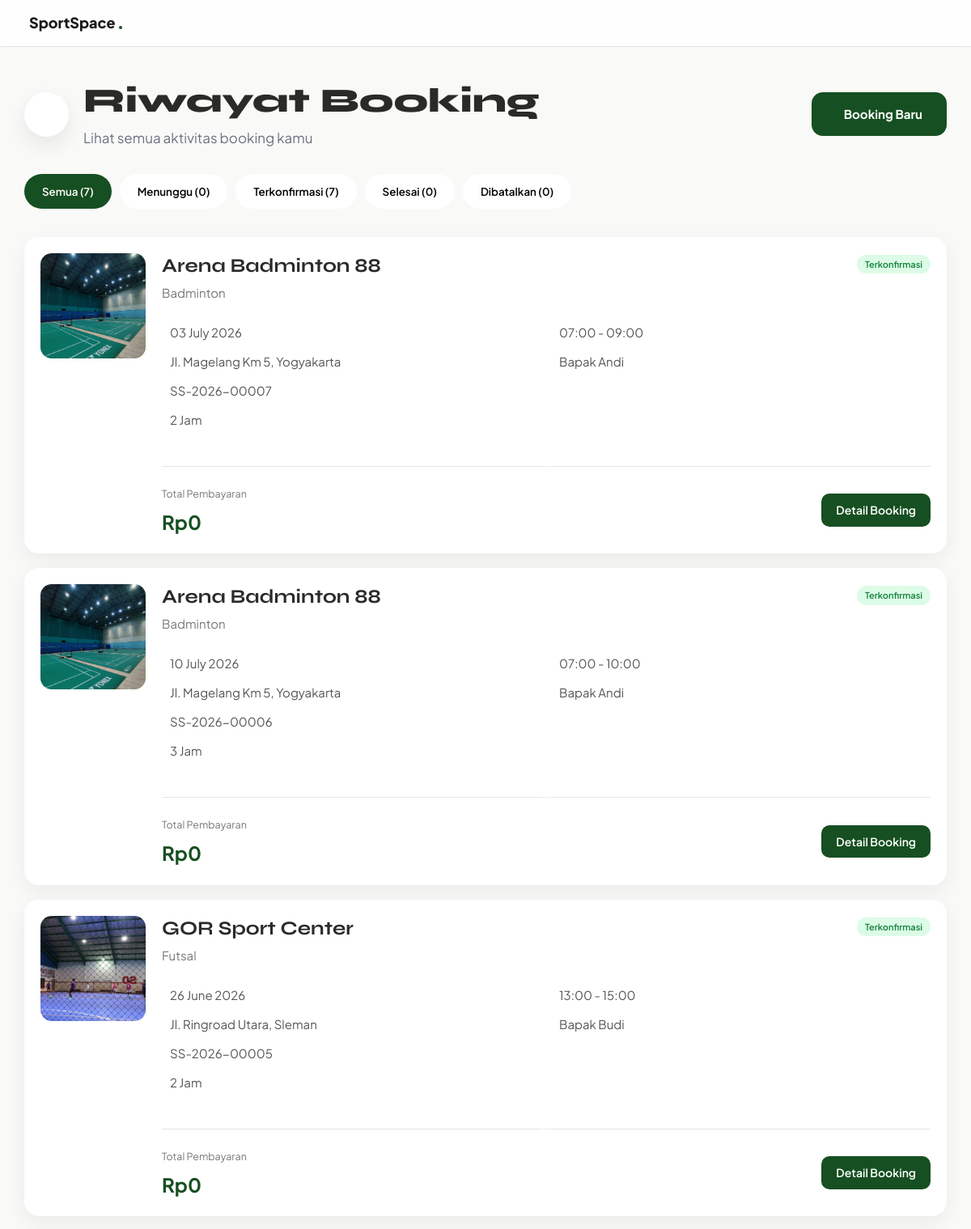
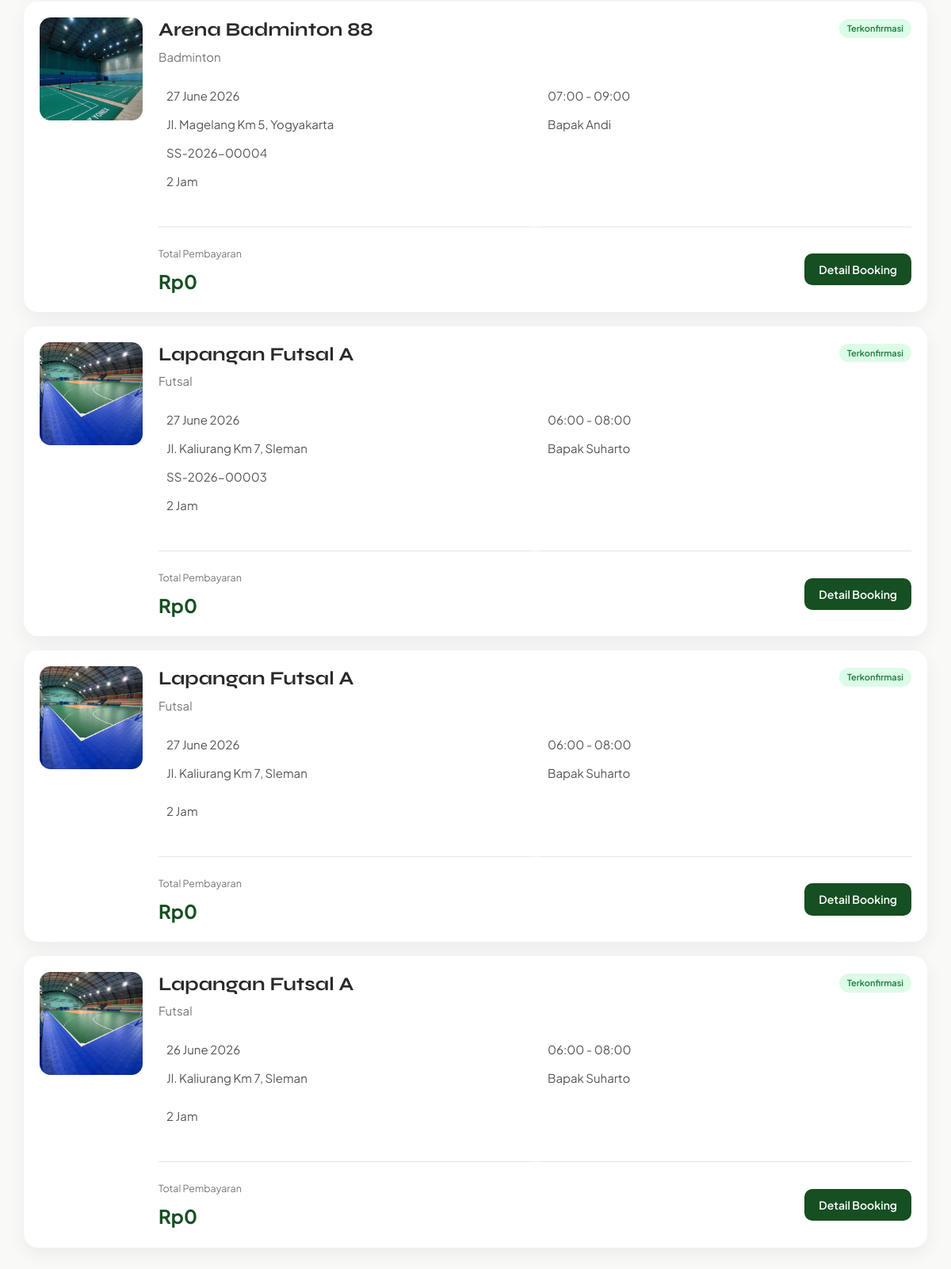
The app's page /riwayat.php (signed in) with its own data (2 pictures, top to bottom).
### tables this page shows
CREATE TABLE `booking` (
  `booking_id` int(11) NOT NULL,
  `user_id` int(11) NOT NULL,
  `field_id` int(11) NOT NULL,
  `tanggal` date NOT NULL,
  `jam_mulai` time NOT NULL,
  `jam_selesai` time NOT NULL,
  `status` enum('tertunda','terkonfirmasi','ditolak','dibatalkan','selesai') NOT NULL DEFAULT 'tertunda',
  `created_at` timestamp NOT NULL DEFAULT current_timestamp(),
  `booking_code` varchar(20) DEFAULT NULL,
  `metode_pembayaran` varchar(30) DEFAULT NULL,
  `bank` varchar(30) DEFAULT NULL,
  `total` decimal(12,2) NOT NULL
);

CREATE TABLE `fields` (
  `field_id` int(11) NOT NULL,
  `owner_id` int(11) DEFAULT NULL,
  `nama_lapangan` varchar(100) NOT NULL,
  `jenis` varchar(50) NOT NULL,
  `harga` decimal(10,2) NOT NULL,
  `status` enum('tersedia','penuh') NOT NULL DEFAULT 'tersedia',
  `lokasi` varchar(255) DEFAULT NULL,
  `gambar` varchar(255) DEFAULT NULL,
  `deskripsi` text DEFAULT NULL,
  `owner_name` varchar(100) DEFAULT NULL,
  `owner_phone` varchar(20) DEFAULT NULL,
  `owner_address` varchar(255) DEFAULT NULL,
  `jam_operasional` varchar(50) DEFAULT NULL,
  `kapasitas` int(11) DEFAULT NULL,
  `jenis_lantai` varchar(50) DEFAULT NULL,
  `fasilitas` text DEFAULT NULL,
  `maps_link` text DEFAULT NULL,
  `google_maps_url` text DEFAULT NULL,
  `verifikasi` enum('pending','diterima','ditolak') NOT NULL DEFAULT 'pending',
  `durasi_slot` int(11) NOT NULL DEFAULT 1,
  `hari_libur` text DEFAULT NULL,
  `aktif` enum('aktif','nonaktif') NOT NULL
);

### riwayat.php (the view, shortened to what this page needs)
<?php
include "config.php";
$user_id = $_SESSION['user_id'];
$totalBooking = mysqli_fetch_assoc(mysqli_query($conn, "
SELECT COUNT(*) total
FROM booking
WHERE user_id='$user_id'
"))['total'];
$totalMenunggu = mysqli_fetch_assoc(mysqli_query($conn, "
SELECT COUNT(*) total
FROM booking
WHERE user_id='$user_id'
AND (
status='menunggu konfirmasi'
OR status='tertunda'
)
"))['total'];
$totalKonfirmasi = mysqli_fetch_assoc(mysqli_query($conn, "
SELECT COUNT(*) total
FROM booking
WHERE user_id='$user_id'
AND status='terkonfirmasi'
"))['total'];
$totalSelesai = mysqli_fetch_assoc(mysqli_query($conn, "
SELECT COUNT(*) total
FROM booking
WHERE user_id='$user_id'
AND status='selesai'
"))['total'];
$totalBatal = mysqli_fetch_assoc(mysqli_query($conn, "
SELECT COUNT(*) total
FROM booking
WHERE user_id='$user_id'
AND status='dibatalkan'
"))['total'];
$query = mysqli_query($conn, "
SELECT
b.*,
f.nama_lapangan,
f.jenis,
f.gambar,
f.lokasi,
f.owner_name
FROM booking b
JOIN fields f
ON b.field_id=f.field_id
WHERE b.user_id='$user_id'
ORDER BY b.booking_id DESC
");
?>
<!DOCTYPE html>
<html lang="id">
<head>
 <link rel="stylesheet" href="https://cdn.jsdelivr.net/npm/@tabler/icons-webfont@3.31.0/dist/tabler-icons.min.css">
  <link rel="stylesheet" href="riwayat.css?v=<?= time(); ?>">
  <link rel="stylesheet" href="index.css">
</head>
<body>
  <nav class="navbar">
    <div class="navbar-brand">
      <span>SportSpace</span>
      <div class="dot"></div>
    </div>
  </nav>
  <div class="container">
    <div class="history-header">
      <div class="left-header">
        <a href="index.php" class="back-btn">
        </a>
        <div class="title-area">
          <h1>Riwayat Booking</h1>
          <p>
            Lihat semua aktivitas booking kamu
          </p>
        </div>
      </div>
      <a href="index.php" class="booking-btn">
        Booking Baru
      </a>
    </div>
    <div class="toolbar">
      <div class="filter">
        <button class="active" data-filter="semua">
          Semua
          (<?= $totalBooking ?>)
        </button>
        <button data-filter="menunggu">
          Menunggu
          (<?= $totalMenunggu ?>)
        </button>
        <button data-filter="terkonfirmasi">
          Terkonfirmasi
          (<?= $totalKonfirmasi ?>)
        </button>
        <button data-filter="selesai">
          Selesai
          (<?= $totalSelesai ?>)
        </button>
        <button data-filter="dibatalkan">
          Dibatalkan
          (<?= $totalBatal ?>)
        </button>
      </div>
    </div>
    <div class="booking-list">
      <?php
      if (mysqli_num_rows($query) == 0) {
        ?>
        <div class="empty">
          <i class="ti ti-calendar-off"></i>
          <h2>Belum Ada Booking</h2>
          <p>Yuk booking lapangan favoritmu.</p>
          <a href="index.php">Booking Sekarang</a>
        </div>
        <?php
      } else {
        while ($row = mysqli_fetch_assoc($query)) {
          $status = strtolower($row['status']);
          $durasi = (strtotime($row['jam_selesai']) - strtotime($row['jam_mulai'])) / 3600;
          if ($status == "menunggu konfirmasi" || $status == "tertunda") {
            $badge = "warning";
          } elseif ($status == "terkonfirmasi") {
            $badge = "success";
          } elseif ($status == "selesai") {
            $badge = "primary";
          } else {
            $badge = "danger";
          }
          ?>
          <div class="booking-card" data-status="<?= $status ?>" data-name="<?= strtolower($row['nama_lapangan']); ?>">
            <div class="booking-image">
              <img src="<?= $row['gambar']; ?>" alt="<?= $row['nama_lapangan']; ?>">
            </div>
            <div class="booking-content">
              <div class="booking-top">
                <div>
                  <h2><?= $row['nama_lapangan']; ?></h2>
                  <span class="jenis">
                    <?= $row['jenis']; ?>
                  </span>
                </div>
                <div class="right">
                  <span class="badge <?= $badge ?>">
                    <?= ucfirst($row['status']); ?>
                  </span>
                </div>
              </div>
              <div class="booking-info">
                <div>
                  <?= date("d F Y", strtotime($row['tanggal'])) ?>
                </div>
                <div>
                  <?= substr($row['jam_mulai'], 0, 5) ?>
                  -
                  <?= substr($row['jam_selesai'], 0, 5) ?>
                </div>
                <div>
                  <?= $row['lokasi']; ?>
                </div>
                <div>
                  <?= $row['owner_name']; ?>
                </div>
                <div>
                  <?= $row['booking_code']; ?>
                </div>
                <div>
                </div>
                <div>
                  <?= $durasi ?> Jam
                </div>
              </div>
              <div class="divider"></div>
              <div class="booking-footer">
                <div class="footer-price">
                  <small>Total Pembayaran</small>
                  <h4>
                    Rp<?= number_format($row['total'], 0, ',', '.') ?>
                  </h4>
                </div>
                <div class="footer-action">
                  <a href="invoice.php?id=<?= $row['booking_id']; ?>&from=riwayat" class="btn btn-detail">
                    Detail Booking
                  </a>
                </div>
              </div>
            </div>
          </div>
          <?php
        }
      }
      ?>
    </div>
  </div>
</body>
</html>

### riwayat.css (style rules this page uses)
* { margin:0; padding:0; box-sizing:border-box; font-family:'Plus Jakarta Sans',sans-serif; }
body { background:#f5f6fa; color:#1f2937; }
.container { width:1200px; max-width:95%; margin:40px auto; }
.history-header { display:flex; justify-content:space-between; align-items:center; margin-bottom:30px; }
.left-header { display:flex; align-items:center; gap:18px; }
.back-btn { width:55px; height:55px; border-radius:50%; background:#fff; display:flex; justify-content:center; align-items:center; text-decoration:none; color:#111827; font-size:26px; box-shadow:0 10px 25px rgba(0,0,0,.08); transition:.3s; }
.title-area h1 { font-size:42px; font-weight:800; margin-bottom:5px; }
.title-area p { color:#6b7280; font-size:17px; }
.booking-btn { background:#164f21; color:white; padding:15px 30px; border-radius:14px; display:flex; align-items:center; gap:10px; text-decoration:none; font-weight:700; transition:.3s; }
.toolbar { display:flex; justify-content:space-between; align-items:center; margin-bottom:35px; flex-wrap:wrap; gap:20px; }
.filter { display:flex; gap:10px; flex-wrap:wrap; }
.filter button { border:none; padding:13px 22px; background:white; border-radius:30px; cursor:pointer; font-weight:600; transition:.25s; }
.filter button.active { background:#164f21; color:white; }
.booking-list { display:flex; flex-direction:column; gap:18px; }
.booking-card { background:#fff; border-radius:18px; padding:20px; display:flex; gap:20px; box-shadow:0 8px 25px rgba(0,0,0,.06); transition:.25s; }
.booking-image { width:130px; height:130px; flex-shrink:0; }
.booking-image img { width:100%; height:100%; object-fit:cover; border-radius:14px; }
.booking-content { flex:1; display:flex; flex-direction:column; }
.booking-top { display:flex; justify-content:space-between; align-items:flex-start; }
.booking-top h2 { font-size:24px; font-weight:700; }
.jenis { color:#777; margin-top:6px; display:block; }
.right { text-align:right; }
.badge { display:inline-flex; align-items:center; justify-content:center; padding:8px 16px; border-radius:30px; font-size:13px; font-weight:700; }
.success { background:#DCFCE7; color:#15803D; }
.booking-info { display:grid; grid-template-columns:repeat(2,1fr); gap:12px; margin:25px 0; }
.booking-info div { display:flex; align-items:center; gap:10px; color:#555; }
.divider { height:1px; background:#eee; margin:10px 0 18px; }
.booking-footer { display:flex; justify-content:space-between; align-items:center; }
.footer-price small { color:#777; }
.footer-price h4 { color:#164f21; font-size:24px; margin-top:5px; }
.footer-action { display:flex; gap:10px; }
.btn { padding:11px 20px; border-radius:10px; text-decoration:none; font-weight:600; transition:.25s; }
.btn-detail { background:#164f21; color:white; }

### records on screen
booking: field.gambar (picture), field.nama_lapangan "Arena Badminton 88", field.jenis "Badminton", status "Terkonfirmasi", tanggal "03 July 2026", jam_mulai "07:00", jam_selesai "09:00", field.lokasi "Jl. Magelang Km 5, Yogyakarta", field.owner_name "Bapak Andi", booking_code "SS-2026-00007", durasi "2", total "0"
booking: field.gambar (picture), field.nama_lapangan "Arena Badminton 88", field.jenis "Badminton", status "Terkonfirmasi", tanggal "10 July 2026", jam_mulai "07:00", jam_selesai "10:00", field.lokasi "Jl. Magelang Km 5, Yogyakarta", field.owner_name "Bapak Andi", booking_code "SS-2026-00006", durasi "3", total "0"
booking: field.gambar (picture), field.nama_lapangan "GOR Sport Center", field.jenis "Futsal", status "Terkonfirmasi", tanggal "26 June 2026", jam_mulai "13:00", jam_selesai "15:00", field.lokasi "Jl. Ringroad Utara, Sleman", field.owner_name "Bapak Budi", booking_code "SS-2026-00005", durasi "2", total "0"
booking: field.gambar (picture), field.nama_lapangan "Arena Badminton 88", field.jenis "Badminton", status "Terkonfirmasi", tanggal "27 June 2026", jam_mulai "07:00", jam_selesai "09:00", field.lokasi "Jl. Magelang Km 5, Yogyakarta", field.owner_name "Bapak Andi", booking_code "SS-2026-00004", durasi "2", total "0"
booking: field.gambar (picture), field.nama_lapangan "Lapangan Futsal A", field.jenis "Futsal", status "Terkonfirmasi", tanggal "27 June 2026", jam_mulai "06:00", jam_selesai "08:00", field.lokasi "Jl. Kaliurang Km 7, Sleman", field.owner_name "Bapak Suharto", booking_code "SS-2026-00003", durasi "2", total "0"
booking: field.gambar (picture), field.nama_lapangan "Lapangan Futsal A", field.jenis "Futsal", status "Terkonfirmasi", tanggal "27 June 2026", jam_mulai "06:00", jam_selesai "08:00", field.lokasi "Jl. Kaliurang Km 7, Sleman", field.owner_name "Bapak Suharto", durasi "2", total "0"
booking: field.gambar (picture), field.nama_lapangan "Lapangan Futsal A", field.jenis "Futsal", status "Terkonfirmasi", tanggal "26 June 2026", jam_mulai "06:00", jam_selesai "08:00", field.lokasi "Jl. Kaliurang Km 7, Sleman", field.owner_name "Bapak Suharto", durasi "2", total "0"

### other values on screen
$totalBooking "7"
$totalMenunggu "0"
$totalKonfirmasi "7"
$totalSelesai "0"
$totalBatal "0"
